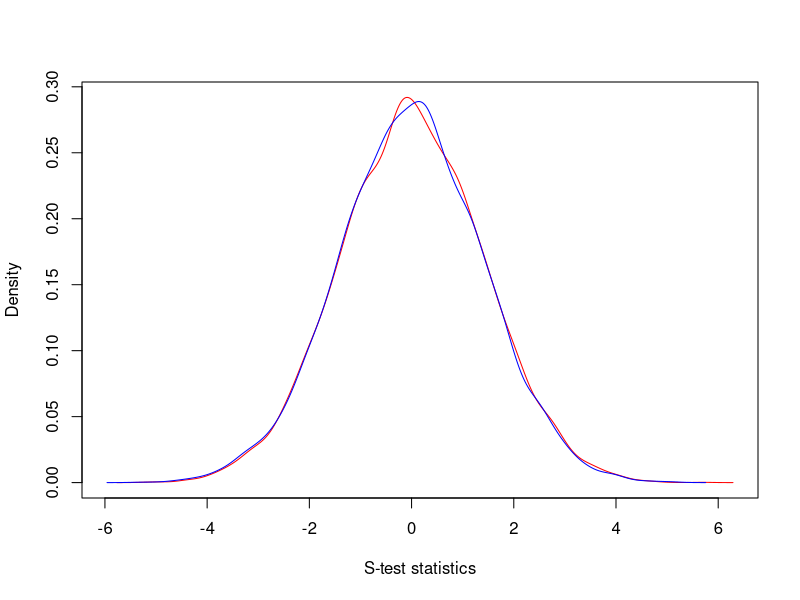

R code for this plot:

#this will show us that doing the two different steps (picking a random lamda and then putting into another nromal
#r is the same thing as pulling from the conjugate prior formula...
#pulling lamda from normal distrubtion


#pulling lamda from normal distrubtion 
tempSd<-sqrt(1)
N=10000
sampleSize=10000
lamda <- rnorm(n=N, mean=0, sd=tempSd/sqrt(sampleSize))

#results<-data.frame(nrow(10000),ncol(3))
results<-matrix(nrow=10000, ncol=3)

for(i in 1:10000){
  results[i,1] = lamda[i]
  results[i,c(2,3)] <- rnorm(n=2,mean=lamda[i]*sqrt(sampleSize),sd=1)
}

results.data=as.data.frame(results)
colnames(results.data)=c("lamda", "s1", "s2")

#comparing test statistic 
s_noLamda <- rnorm(n=10000, mean=0, sd=sqrt(1+tempSd*tempSd))
d_theo <- density(s_noLamda)
d_prac <- density(results[,2])
plot(range(d_theo$x, d_prac$x), range(d_theo$y, d_prac$y), type = "n", xlab = "S-test statistics",
     ylab = "Density")
lines(d_theo, col = "red")
lines(d_prac, col = "blue")

